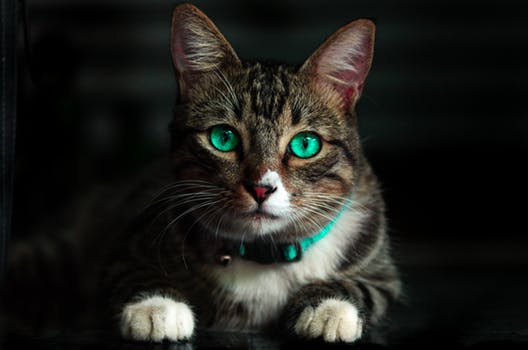
#> input picture RESOURCES/cat.jpeg, 528 x 350 px, found by its file name
$ python open_cv_tut_10.py
#> lines starting #> are read from the running program, lines starting #| are printed output that depends on the picture; pictures that were not available may be replaced by others from this repository, and a replacement may not be noted
import cv2


image1 = cv2.imread('resources/cat.jpeg')
#> image1 is the input picture: shape (350, 528, 3); mean B, G, R 27.8, 31.9, 31.8
image2 = cv2.imread('resources/modiji.jpg')
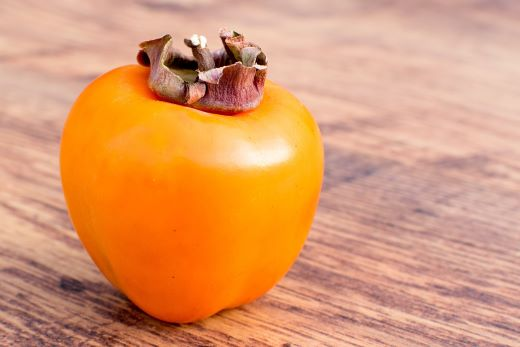
#> input picture RESOURCES/orange.jpg, 520 x 347 px, given in place of modiji.jpg, which was not available
#> image2 is the input picture: shape (347, 520, 3); mean B, G, R 109.6, 153.8, 219.5

# Resize image2 to match the size of image1
image2 = cv2.resize(image2, (image1.shape[1], image1.shape[0]))
#> image2: shape (350, 528, 3)

# Add two images (Pixel-wise addition)
result_addition = cv2.add(image1, image2)
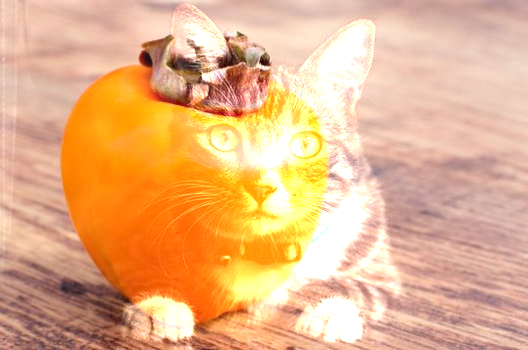
#> result_addition: shape (350, 528, 3); mean B, G, R 135.6, 179.7, 231.4

# Subtract two images (Pixel-wise subtraction)
result_subtraction = cv2.subtract(image1, image2)
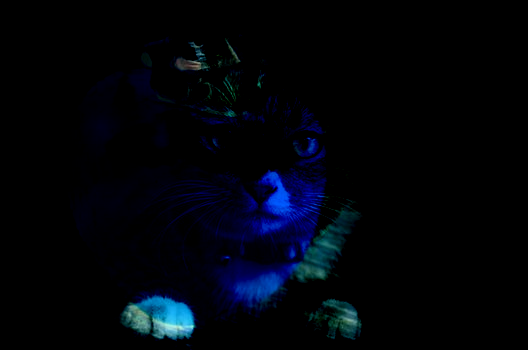
#> result_subtraction: shape (350, 528, 3); mean B, G, R 10.1, 3.6, 0.8

# Display the results
cv2.imshow('Image1', image1)
cv2.imshow('Image2', image2)
cv2.imshow('Addition', result_addition)
cv2.imshow('Subtraction', result_subtraction)
cv2.waitKey(0)
cv2.destroyAllWindows()
